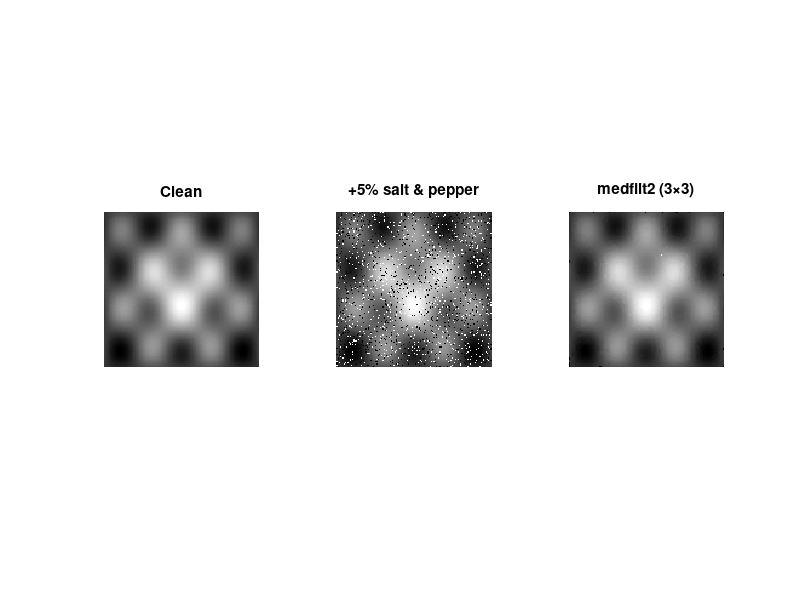

This chart was generated by the following MATLAB code: (Note: this script raises an error after producing the figure.)
% median_denoise.m
% Salt-and-pepper noise demolished by a 3×3 median filter — a textbook
% example of why median (order-statistics) beats linear filters when
% the noise is impulsive.



clear
close all

% Build a 128x128 grayscale image with smooth content.
[X, Y] = meshgrid(linspace(-1, 1, 128));
clean = exp(-2*(X.^2 + Y.^2)) + 0.4 * cos(8 * X) .* sin(6 * Y);
clean = (clean - min(clean(:))) / (max(clean(:)) - min(clean(:)));

% Inject 5% salt & 5% pepper.
rng(0);
noisy = clean;
sp = rand(size(clean));
noisy(sp < 0.05)        = 0;        % pepper
noisy(sp > 0.95)        = 1;        % salt

filtered = medfilt2(noisy, [3 3]);

figure;
subplot(1,3,1); imshow(clean);    title('Clean');
subplot(1,3,2); imshow(noisy);    title('+5% salt & pepper');
subplot(1,3,3); imshow(filtered); title('medfilt2 (3×3)');
sgtitle('Median filter denoising');

fprintf('PSNR  noisy vs clean   = %.2f dB\n', psnr(noisy,    clean));
fprintf('PSNR  filtered vs clean = %.2f dB\n', psnr(filtered, clean));
